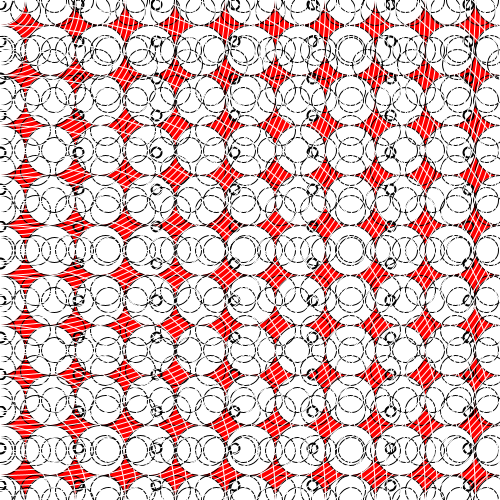
Frame 1 (no input)
Frame 60 (the mouse pressed at the canvas centre just before this capture): identical to frame 1, image omitted
Frame 120 (the mouse held since frame 60 and released just before this capture): identical to frame 1, image omitted

The Processing sketch that drew this single still picture (run headless with seeded random() and noise(); from frame 60 on, the mouse is pressed at the canvas centre):

// Processing sketch: processing_32924
// ── processing_32924.pde

int i=0;
int j=0;
int k=5;
int l=5;
int m=0;
int n=7;
int o=0;
int p=0;
int q=4;
int r=0;
int s=100;

void setup () {
  size (500,500);
  background (255,0,0);
  smooth();

 
  while (j<11){
   
    while (i<11){
    ellipse (i*50, j*50, 50, 50);
    i=i+1;
    }
    j=j+1;
    i=0;
  }
 noFill();
 strokeWeight (2);
 while (q<521){
 
 while (p<521){
 ellipse (p*6, q, 10, 10);
 p=p+13;
 }
 q=q+37;
 p=0;
 }
 
}

void draw (){
  
  strokeWeight (1);
 while (l<521){ 
   
 while (k<521){ 
 ellipse (k*5, l*2, 30, 30);
k=k+7;
}
l=l+20;
k=0;
 }
  
  while (o<521){
  
 while (m<521){
ellipse (m*3, o*5, 25, 25);
 m=m+9;
 }
 o=o+10;
 m=0;
  }
 
while (n<521){
 ellipse (n, 64, 30, 30);
 n=n+45;
}

strokeWeight (1);
stroke (255,255, 255);
while (r<2000){
ellipse (0,0,r,r);
r=r+10;
}

strokeWeight (1);
//stroke (0,0,0);
while (s<2000){
ellipse (0,500,s,s);
s=s+25;
}

}
